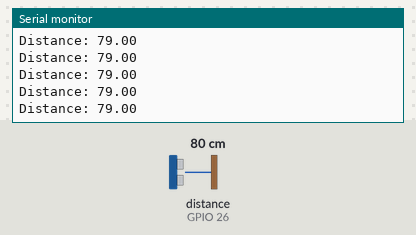
This sketch was run on a simulated ESP32. Shown: the last lines printed to the serial monitor. Wiring (inferred from the names in the program): ultrasonic range finder: trigger GPIO 27; echo GPIO 26. Inputs (shaded band) come from the test bench; at power-on: distance to the obstacle (sensor on GPIO 26) 80 cm. The echo pulse lasts 58.3 µs per cm; WiFi joins after 1.5 s; servers stay silent unless stated; no MQTT or app messages arrive unless stated.

Above: at 2.7 s.
2.8 s: distance to the obstacle (sensor on GPIO 26) set to 2 cm
At 3.0 s:
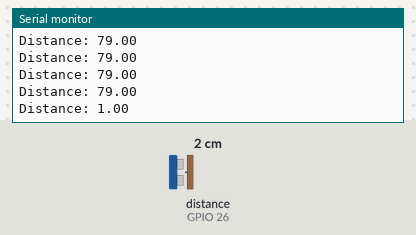
4.3 s: distance to the obstacle (sensor on GPIO 26) set to 4 cm
At 4.51 s:
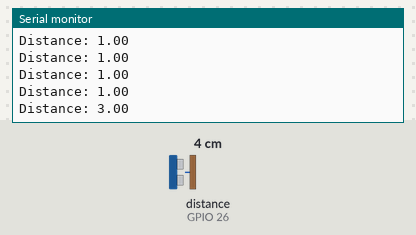
Timing chart, 0 to 7.3 s (numbered marks = the images above; inputs shaded):
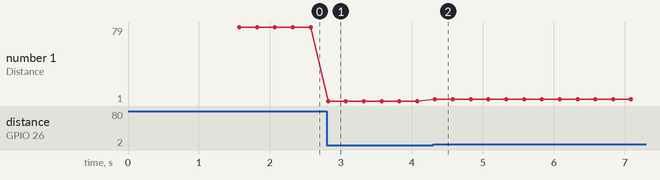

The sketch:

HCSR04.ino
```cpp
//****************************************//
//* ESP32 MQTT EEEBot Template           *//
//* Modified from Rui Santos'            *//
//* https://randomnerdtutorials.com      *//
//*                                      *//
//* ESP32 Code                           *//
//*                                      *//
//* UoN 2022 - ND                        *//
//****************************************//

#include <WiFi.h>
#include <PubSubClient.h>
#include <Wire.h>

// Add your required sensor/component libraries here
// --
// the pin numbers for the ultrasonic sensor
#define TRIGGER_PIN 27
#define ECHO_PIN 26
// --

// Replace the next variables with your SSID/Password combination
const char* ssid = "c08shah";                      //CHANGE ME
const char* password = "notmyproblem";              //CHANGE ME

// Add your MQTT Broker IP address, example:
//const char* mqtt_server = "192.168.1.144";
const char* mqtt_server = "192.168.137.138";          //CHANGE ME

WiFiClient espClient;
PubSubClient client(espClient);
long lastMsg = 0;
char msg[50];
int value = 0;

void setup() {
  Serial.begin(115200);
  setup_wifi();
  client.setServer(mqtt_server, 1883);
  client.setCallback(callback);
  pinMode(TRIGGER_PIN, OUTPUT); // set the trigger pin as an output
  pinMode(ECHO_PIN, INPUT); // set the echo pin as an input
}

void setup_wifi() {
  delay(10);
  // We start by connecting to a WiFi network
  Serial.println();
  Serial.print("Connecting to ");
  Serial.println(ssid);

  WiFi.begin(ssid, password);

  while (WiFi.status() != WL_CONNECTED) {
    delay(500);
    Serial.print(".");
  }

  Serial.println("");
  Serial.println("WiFi connected");
  Serial.println("IP address: ");
  Serial.println(WiFi.localIP());
}

void callback(char* topic, byte* message, unsigned int length) {
  Serial.print("Message arrived on topic: ");
  Serial.print(topic);
  Serial.print(". Message: ");
  String messageTemp;

  for (int i = 0; i < length; i++) {
    Serial.print((char)message[i]);
    messageTemp += (char)message[i];
  }
  Serial.println();

  // Add your subscribed topics here i.e. statements to control GPIOs with MQTT
  // --

  // --
}

void reconnect() {
  // Loop until we're reconnected
  while (!client.connected()) {
    Serial.print("Attempting MQTT connection...");
    // Attempt to connect
    if (client.connect("ESP32Client")) {
      Serial.println("connected");

      // Add your subscribe topics here
      // --

      // --

    } else {
      Serial.print("failed, rc=");
      Serial.print(client.state());
      Serial.println(" try again in 5 seconds");
      // Wait 5 seconds before retrying
      delay(5000);
    }
  }
}
void loop() {
  if (!client.connected()) {
    reconnect();
  }
  client.loop();

  long now = millis();
  if (now - lastMsg > 250) {
    lastMsg = now;

    // Add your own code here i.e. sensor measurements, publish topics & subscribe topics for GPIO control
    // --
  // measure the distance to an object using the ultrasonic sensor
  digitalWrite(TRIGGER_PIN, LOW);
  delayMicroseconds(2);
  digitalWrite(TRIGGER_PIN, HIGH);
  delayMicroseconds(10);
  digitalWrite(TRIGGER_PIN, LOW);

  long duration = pulseIn(ECHO_PIN, HIGH);
  long distance = duration * 0.034 / 2;

  // Convert the value to a char array
    char distString[8];
    dtostrf(distance, 1, 2, distString);
    Serial.print("Distance: ");
    Serial.println(distString);
    client.publish("esp32/distance", distString);

    // --
  }
}
```

Measured:
- after the input at 2.8 s, the serial monitor: prints a new line at once (image 1)
- after the input at 4.3 s, the serial monitor: prints a new line at once (image 2)
- plotted number 1: 79 → 1 after the input at 2.8 s, 1 → 3 after the input at 4.3 s
